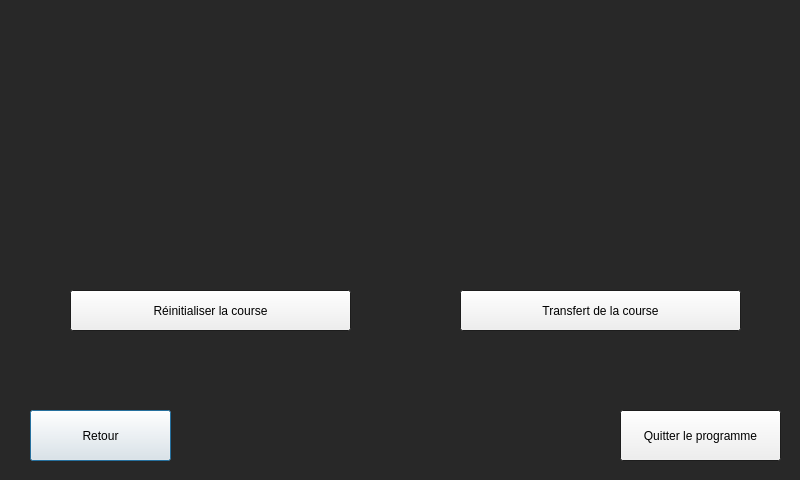
<?xml version="1.0" encoding="UTF-8"?>
<ui version="4.0">
 <class>OptionWindow</class>
 <widget class="QDialog" name="OptionWindow">
  <property name="geometry">
   <rect>
    <x>0</x>
    <y>0</y>
    <width>800</width>
    <height>480</height>
   </rect>
  </property>
  <property name="palette">
   <palette>
    <active>
     <colorrole role="Base">
      <brush brushstyle="SolidPattern">
       <color alpha="255">
        <red>51</red>
        <green>51</green>
        <blue>51</blue>
       </color>
      </brush>
     </colorrole>
     <colorrole role="Window">
      <brush brushstyle="SolidPattern">
       <color alpha="255">
        <red>40</red>
        <green>40</green>
        <blue>40</blue>
       </color>
      </brush>
     </colorrole>
    </active>
    <inactive>
     <colorrole role="Base">
      <brush brushstyle="SolidPattern">
       <color alpha="255">
        <red>51</red>
        <green>51</green>
        <blue>51</blue>
       </color>
      </brush>
     </colorrole>
     <colorrole role="Window">
      <brush brushstyle="SolidPattern">
       <color alpha="255">
        <red>40</red>
        <green>40</green>
        <blue>40</blue>
       </color>
      </brush>
     </colorrole>
    </inactive>
    <disabled>
     <colorrole role="Base">
      <brush brushstyle="SolidPattern">
       <color alpha="255">
        <red>40</red>
        <green>40</green>
        <blue>40</blue>
       </color>
      </brush>
     </colorrole>
     <colorrole role="Window">
      <brush brushstyle="SolidPattern">
       <color alpha="255">
        <red>40</red>
        <green>40</green>
        <blue>40</blue>
       </color>
      </brush>
     </colorrole>
    </disabled>
   </palette>
  </property>
  <property name="cursor">
   <cursorShape>ArrowCursor</cursorShape>
  </property>
  <property name="contextMenuPolicy">
   <enum>Qt::NoContextMenu</enum>
  </property>
  <property name="windowTitle">
   <string>Dialog</string>
  </property>
  <property name="windowOpacity">
   <double>10.000000000000000</double>
  </property>
  <widget class="QPushButton" name="btn_back">
   <property name="geometry">
    <rect>
     <x>30</x>
     <y>410</y>
     <width>141</width>
     <height>51</height>
    </rect>
   </property>
   <property name="text">
    <string>Retour</string>
   </property>
  </widget>
  <widget class="QPushButton" name="btn_reset">
   <property name="geometry">
    <rect>
     <x>70</x>
     <y>290</y>
     <width>281</width>
     <height>41</height>
    </rect>
   </property>
   <property name="text">
    <string>Réinitialiser la course</string>
   </property>
  </widget>
  <widget class="QPushButton" name="btn_save_bdd">
   <property name="geometry">
    <rect>
     <x>460</x>
     <y>290</y>
     <width>281</width>
     <height>41</height>
    </rect>
   </property>
   <property name="text">
    <string>Transfert de la course</string>
   </property>
  </widget>
  <widget class="QPushButton" name="btn_exit">
   <property name="geometry">
    <rect>
     <x>620</x>
     <y>410</y>
     <width>161</width>
     <height>51</height>
    </rect>
   </property>
   <property name="text">
    <string>Quitter le programme</string>
   </property>
  </widget>
  <widget class="QLabel" name="label">
   <property name="geometry">
    <rect>
     <x>160</x>
     <y>-20</y>
     <width>481</width>
     <height>381</height>
    </rect>
   </property>
   <property name="styleSheet">
    <string notr="true"/>
   </property>
   <property name="text">
    <string/>
   </property>
   <property name="scaledContents">
    <bool>true</bool>
   </property>
  </widget>
  <zorder>btn_back</zorder>
  <zorder>btn_exit</zorder>
  <zorder>label</zorder>
  <zorder>btn_save_bdd</zorder>
  <zorder>btn_reset</zorder>
 </widget>
 <resources/>
 <connections/>
</ui>
